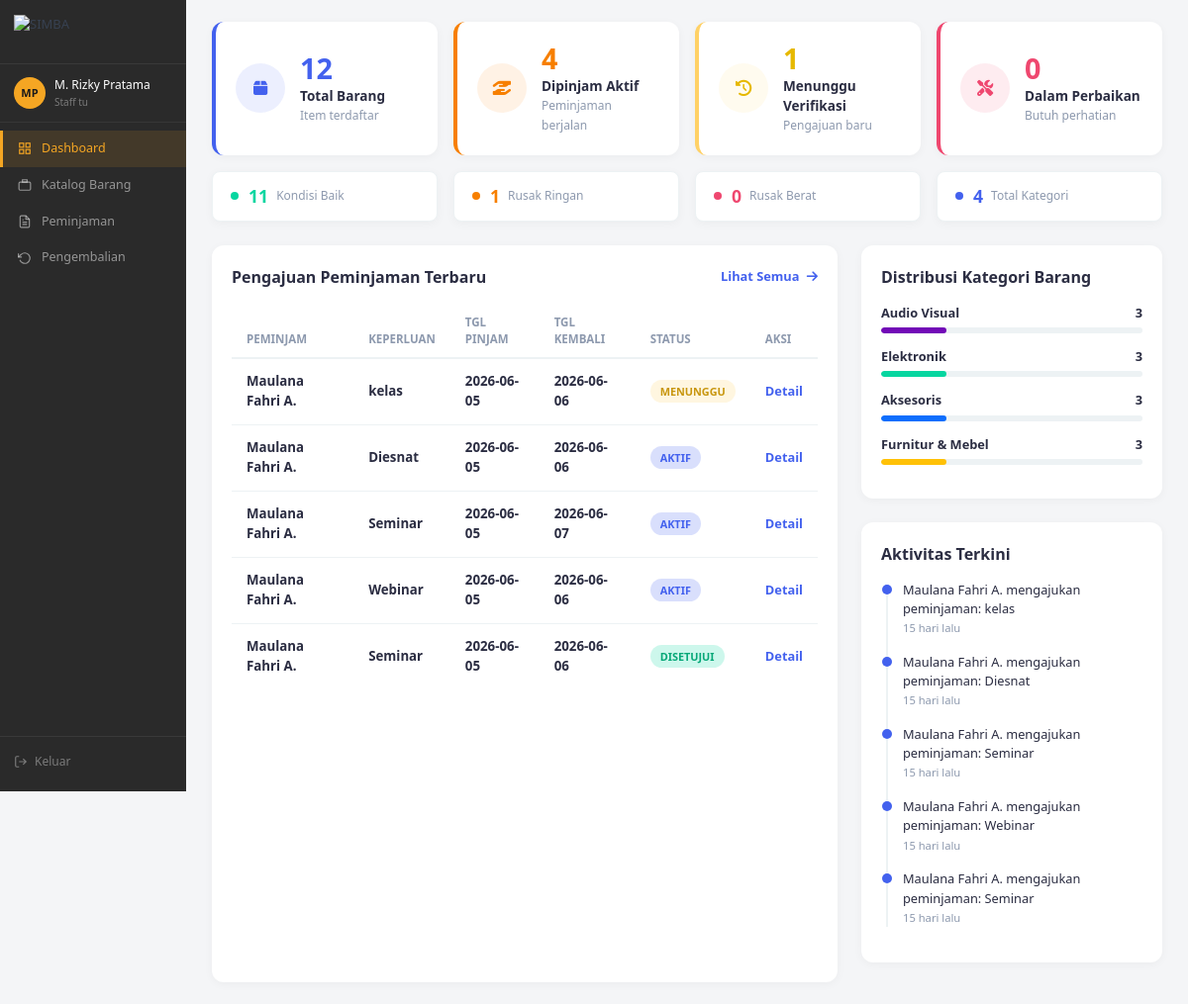
/pages/dashboard/index.php (signed in), run on an earlier commit of the app's database.
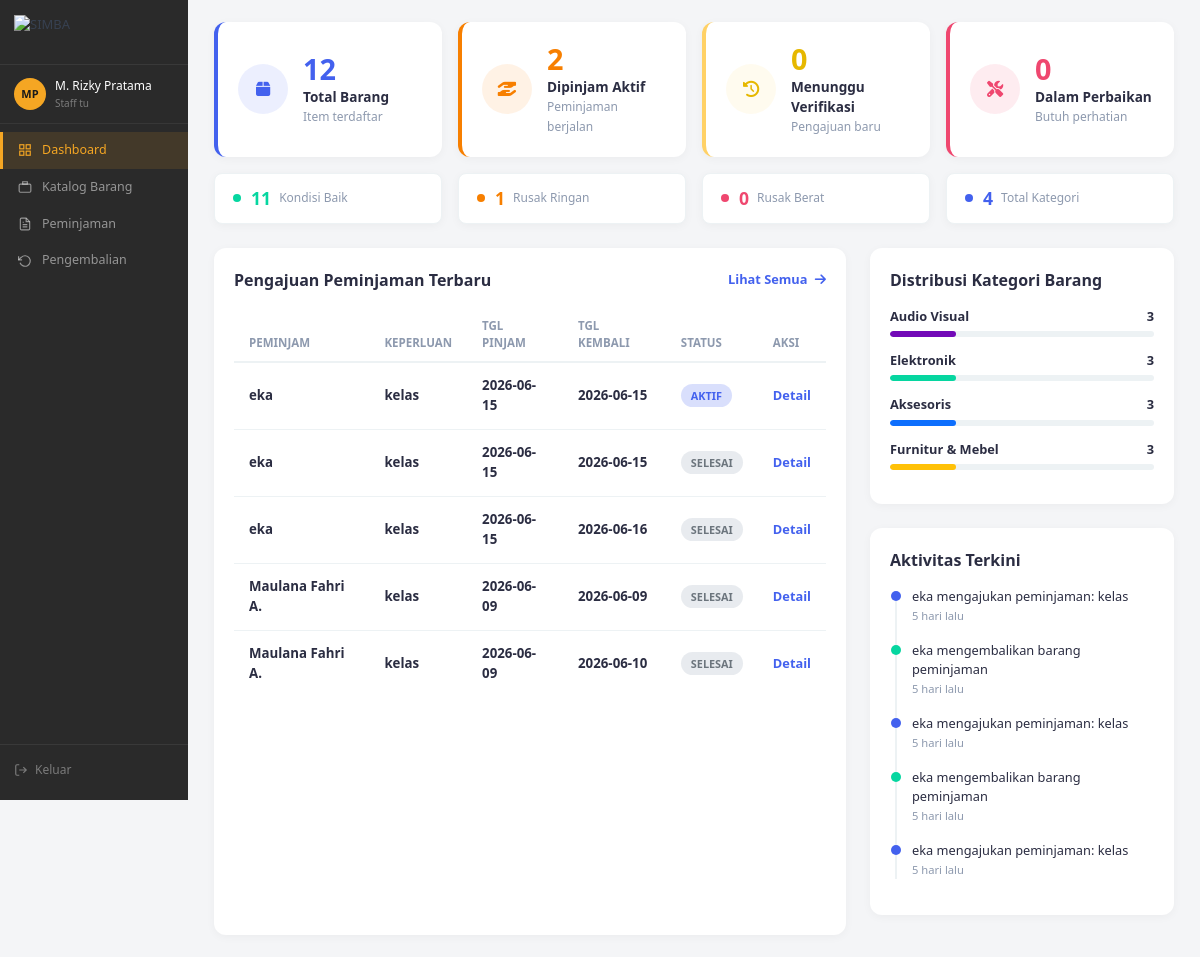
And on a later commit of the database.
### tables this page shows
CREATE TABLE IF NOT EXISTS `pengajuan_peminjaman` (
  `id` int NOT NULL AUTO_INCREMENT,
  `id_peminjam` int NOT NULL,
  `keperluan` text NOT NULL,
  `tanggal_pinjam` date NOT NULL,
  `tanggal_kembali` date NOT NULL,
  `status` enum('menunggu','diverifikasi','disetujui','ditolak','aktif','selesai','dibatalkan') DEFAULT 'menunggu',
  `diverifikasi_oleh` int DEFAULT NULL,
  `disetujui_oleh` int DEFAULT NULL,
  `catatan_tolak` text,
  `dibuat_pada` timestamp NOT NULL DEFAULT CURRENT_TIMESTAMP,
  `diperbarui_pada` timestamp NOT NULL DEFAULT CURRENT_TIMESTAMP ON UPDATE CURRENT_TIMESTAMP,
  `file_surat` varchar(255) DEFAULT NULL COMMENT 'Untuk event himpunan/peminjaman alat berat',
  PRIMARY KEY (`id`),
  KEY `id_peminjam` (`id_peminjam`),
  KEY `diverifikasi_oleh` (`diverifikasi_oleh`),
  KEY `disetujui_oleh` (`disetujui_oleh`),
  CONSTRAINT `pengajuan_peminjaman_ibfk_1` FOREIGN KEY (`id_peminjam`) REFERENCES `users` (`id`),
  CONSTRAINT `pengajuan_peminjaman_ibfk_2` FOREIGN KEY (`diverifikasi_oleh`) REFERENCES `users` (`id`),
  CONSTRAINT `pengajuan_peminjaman_ibfk_3` FOREIGN KEY (`disetujui_oleh`) REFERENCES `users` (`id`)
);

CREATE TABLE IF NOT EXISTS `users` (
  `id` int NOT NULL AUTO_INCREMENT,
  `nama_pengguna` varchar(50) NOT NULL,
  `kata_sandi` varchar(255) NOT NULL,
  `nama_lengkap` varchar(100) NOT NULL,
  `email` varchar(100) NOT NULL,
  `peran` enum('admin','staff_tu','peminjam') NOT NULL,
  `aktif` tinyint(1) NOT NULL DEFAULT '1',
  `dibuat_pada` timestamp NOT NULL DEFAULT CURRENT_TIMESTAMP,
  PRIMARY KEY (`id`),
  UNIQUE KEY `nama_pengguna` (`nama_pengguna`),
  UNIQUE KEY `email` (`email`)
);

### pages/dashboard/index.php (the view, shortened to what the changed rows need)
<?php
require_once __DIR__ . '/../../config/koneksi.php';
$totalBarang        = $conn->query("SELECT COUNT(*) FROM barang")->fetch_row()[0];
$dipinjamAktif      = $conn->query("SELECT COUNT(*) FROM pengajuan_peminjaman WHERE status = 'aktif'")->fetch_row()[0];
$menungguVerifikasi = $conn->query("SELECT COUNT(*) FROM pengajuan_peminjaman WHERE status = 'menunggu'")->fetch_row()[0];
$peminjamanTerbaru = $conn->query("
    SELECT pp.id, u.nama_lengkap AS nama_peminjam, pp.keperluan,
           pp.tanggal_pinjam, pp.tanggal_kembali, pp.status
    FROM pengajuan_peminjaman pp
    JOIN users u ON u.id = pp.id_peminjam
    ORDER BY pp.dibuat_pada DESC
    LIMIT 5
")->fetch_all(MYSQLI_ASSOC);
$distribusiKategori = $conn->query("
    SELECT k.nama, COUNT(b.id) AS jumlah
    FROM kategori k
    LEFT JOIN barang b ON b.kategori_id = k.id
    GROUP BY k.id, k.nama
    ORDER BY jumlah DESC
")->fetch_all(MYSQLI_ASSOC);
$progressColors = ['bg-purple', 'bg-green', 'bg-primary', 'bg-warning', 'bg-danger'];
$aktivitasTerkini = $conn->query("
    (SELECT CONCAT(u.nama_lengkap, ' mengajukan peminjaman: ', pp.keperluan) AS deskripsi,
            pp.dibuat_pada AS waktu, 'blue' AS warna
     FROM pengajuan_peminjaman pp JOIN users u ON u.id = pp.id_peminjam)
    UNION ALL
    (SELECT CONCAT(u.nama_lengkap, ' mengembalikan barang peminjaman') AS deskripsi,
            p.dibuat_pada AS waktu, 'green' AS warna
     FROM pengembalian p
     JOIN pengajuan_peminjaman pp ON pp.id = p.id_peminjaman
     JOIN users u ON u.id = pp.id_peminjam)
    ORDER BY waktu DESC
    LIMIT 5
")->fetch_all(MYSQLI_ASSOC);
$basePath    = '../../';
require_once $basePath . 'includes/header.php';
?>
<main class="main-content">
<div class="row g-3 mb-3">
    <div class="col-6 col-md-3">
        <div class="card-stat orange">
            <div class="stat-content">
                <h3><?php echo $dipinjamAktif; ?></h3>
                <p>Dipinjam Aktif</p>
                <small>Peminjaman berjalan</small>
            </div>
        </div>
    </div>
    <div class="col-6 col-md-3">
        <div class="card-stat yellow">
            <div class="stat-content">
                <h3><?php echo $menungguVerifikasi; ?></h3>
                <p>Menunggu Verifikasi</p>
                <small>Pengajuan baru</small>
            </div>
        </div>
    </div>
</div>
<div class="row g-4">
    <div class="col-lg-8">
        <div class="section-card h-100">
            <div class="table-responsive">
                <table class="table table-borderless table-pengajuan mb-0">
                    <thead>
                        <tr>
                            <th>PEMINJAM</th>
                            <th>KEPERLUAN</th>
                            <th>TGL PINJAM</th>
                            <th>TGL KEMBALI</th>
                            <th>STATUS</th>
                            <th>AKSI</th>
                        </tr>
                    </thead>
                    <tbody>
                        <?php if (empty($peminjamanTerbaru)): ?>
                            <tr>
                                <td colspan="6" class="empty-state">
                                    <i class="fa-solid fa-inbox fa-2x mb-2 d-block"></i>
                                    Belum ada pengajuan peminjaman.
                                </td>
                            </tr>
                        <?php else: ?>
                            <?php foreach ($peminjamanTerbaru as $row): ?>
                                <tr>
                                    <td><?php echo htmlspecialchars($row['nama_peminjam']); ?></td>
                                    <td style="max-width:160px;white-space:nowrap;overflow:hidden;text-overflow:ellipsis;">
                                        <?php echo htmlspecialchars($row['keperluan']); ?>
                                    </td>
                                    <td><?php echo $row['tanggal_pinjam']; ?></td>
                                    <td><?php echo $row['tanggal_kembali']; ?></td>
                                    <td>
                                        <span class="badge-status badge-<?php echo strtolower($row['status']); ?>">
                                            <?php echo strtoupper($row['status']); ?>
                                        </span>
                                    </td>
                                    <td>
                                        <a href="<?php echo $basePath; ?>pages/peminjaman/index.php?id=<?php echo $row['id']; ?>"
                                           style="font-size:.8rem;color:#4361ee;text-decoration:none;font-weight:600;">
                                            Detail
                                        </a>
                                    </td>
                                </tr>
                            <?php endforeach; ?>
                        <?php endif; ?>
                    </tbody>
                </table>
            </div>
        </div>
    </div>
    <div class="col-lg-4">
        <div class="section-card mb-4">
            <?php if (empty($distribusiKategori)): ?>
                <p class="empty-state">Belum ada data kategori.</p>
            <?php else: ?>
                <?php foreach ($distribusiKategori as $idx => $kat): ?>
                    <?php $persen = ($totalBarang > 0) ? round(($kat['jumlah'] / $totalBarang) * 100) : 0; ?>
                    <div class="kategori-item">
                        <div class="kategori-info">
                            <span><?php echo htmlspecialchars($kat['nama']); ?></span>
                            <span><?php echo $kat['jumlah']; ?></span>
                        </div>
                        <div class="progress progress-custom">
                            <div class="progress-bar <?php echo $progressColors[$idx % count($progressColors)]; ?>"
                                 role="progressbar" style="width:<?php echo $persen; ?>%"></div>
                        </div>
                    </div>
                <?php endforeach; ?>
            <?php endif; ?>
        </div>
        <div class="section-card">
            <?php if (empty($aktivitasTerkini)): ?>
                <p class="empty-state">Belum ada aktivitas.</p>
            <?php else: ?>
                <ul class="timeline">
                    <?php foreach ($aktivitasTerkini as $akt): ?>
                        <?php
                            $detik = time() - strtotime($akt['waktu']);
                            if ($detik < 60)        $rel = $detik . ' detik lalu';
                            elseif ($detik < 3600)  $rel = floor($detik/60) . ' menit lalu';
                            elseif ($detik < 86400) $rel = floor($detik/3600) . ' jam lalu';
                            else                    $rel = floor($detik/86400) . ' hari lalu';
                        ?>
                        <li class="timeline-item <?php echo htmlspecialchars($akt['warna']); ?>">
                            <div class="timeline-content">
                                <?php echo htmlspecialchars($akt['deskripsi']); ?>
                                <span class="timeline-time"><?php echo $rel; ?></span>
                            </div>
                        </li>
                    <?php endforeach; ?>
                </ul>
            <?php endif; ?>
        </div>
    </div>
</div>
<?php require_once $basePath . 'includes/footer.php'; ?>

What changed in the data, as far as the page shows it:
no longer on this page (row edited): pengajuan_peminjaman: id_peminjam.nama_lengkap "Maulana Fahri A.", keperluan "kelas", tanggal_pinjam "2026-06-05", tanggal_kembali "2026-06-06", status "MENUNGGU"
no longer on this page (row edited): pengajuan_peminjaman: id_peminjam.nama_lengkap "Maulana Fahri A.", keperluan "Diesnat", tanggal_pinjam "2026-06-05", tanggal_kembali "2026-06-06", status "AKTIF"
no longer on this page (row edited): pengajuan_peminjaman: id_peminjam.nama_lengkap "Maulana Fahri A.", keperluan "Seminar", tanggal_pinjam "2026-06-05", tanggal_kembali "2026-06-07", status "AKTIF"
no longer on this page (row edited): pengajuan_peminjaman: id_peminjam.nama_lengkap "Maulana Fahri A.", keperluan "Webinar", tanggal_pinjam "2026-06-05", tanggal_kembali "2026-06-06", status "AKTIF"
no longer on this page (row edited): pengajuan_peminjaman: id_peminjam.nama_lengkap "Maulana Fahri A.", keperluan "Seminar", tanggal_pinjam "2026-06-05", tanggal_kembali "2026-06-06", status "DISETUJUI"
added pengajuan_peminjaman: id_peminjam.nama_lengkap "eka", keperluan "kelas", tanggal_pinjam "2026-06-15", tanggal_kembali "2026-06-15", status "AKTIF"
added pengajuan_peminjaman: id_peminjam.nama_lengkap "eka", keperluan "kelas", tanggal_pinjam "2026-06-15", tanggal_kembali "2026-06-15", status "SELESAI"
added pengajuan_peminjaman: id_peminjam.nama_lengkap "eka", keperluan "kelas", tanggal_pinjam "2026-06-15", tanggal_kembali "2026-06-16", status "SELESAI"
added pengajuan_peminjaman: id_peminjam.nama_lengkap "Maulana Fahri A.", keperluan "kelas", tanggal_pinjam "2026-06-09", tanggal_kembali "2026-06-09", status "SELESAI"
added pengajuan_peminjaman: id_peminjam.nama_lengkap "Maulana Fahri A.", keperluan "kelas", tanggal_pinjam "2026-06-09", tanggal_kembali "2026-06-10", status "SELESAI"
Also different on the page:
$dipinjamAktif: "4" → "2"
$menungguVerifikasi: "1" → "0"
new list line: "eka mengajukan peminjaman: kelas 5 hari lalu"
new list line: "eka mengembalikan barang peminjaman 5 hari lalu"
list line gone: "Maulana Fahri A. mengajukan peminjaman: kelas 15 hari lalu"
list line gone: "Maulana Fahri A. mengajukan peminjaman: Diesnat 15 hari lalu"
list line gone: "Maulana Fahri A. mengajukan peminjaman: Seminar 15 hari lalu"
list line gone: "Maulana Fahri A. mengajukan peminjaman: Webinar 15 hari lalu"
